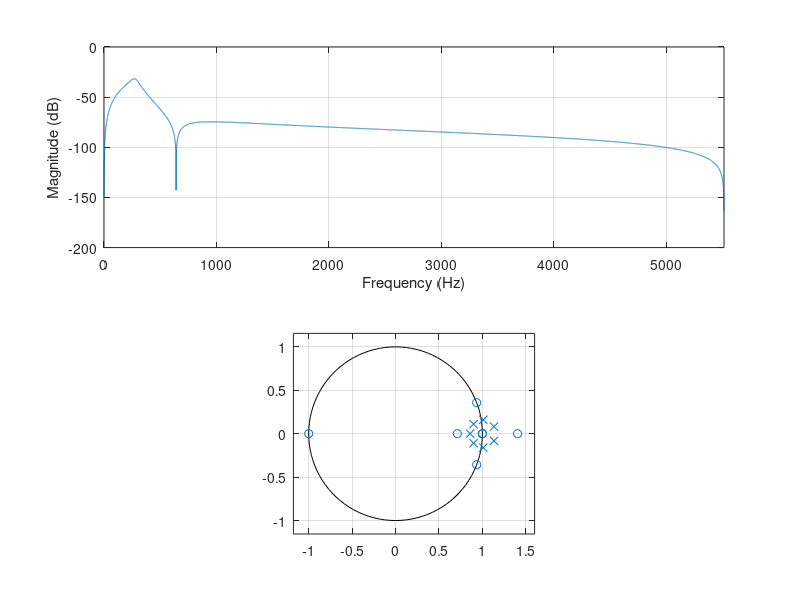

This figure's MATLAB source:
function test_filter

LPF_new_Nb = 8
  LPF_new_coefs_b = [0.000065 -0.000324 0.000581 -0.000322 -0.000322 0.000581 -0.000324 0.000065];
LPF_new_Na = 8
  LPF_new_coefs_a = [1.000000 -6.941425 20.656483 -34.160709 33.906540 -20.198803 6.686966 -0.949050];
  
  
figure(1)
subplot(2,1,1)
freqz(LPF_new_coefs_b, LPF_new_coefs_a, 8*2048, 11025)
subplot(2,1,2)
zplane(LPF_new_coefs_b, LPF_new_coefs_a);

